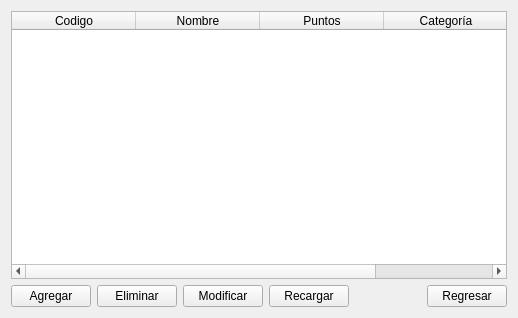
<?xml version="1.0" encoding="UTF-8"?>
<ui version="4.0">
 <class>Menu</class>
 <widget class="QMainWindow" name="Menu">
  <property name="geometry">
   <rect>
    <x>0</x>
    <y>0</y>
    <width>518</width>
    <height>318</height>
   </rect>
  </property>
  <property name="windowTitle">
   <string>Menu</string>
  </property>
  <widget class="QWidget" name="centralWidget">
   <layout class="QVBoxLayout" name="verticalLayout">
    <item>
     <widget class="QTableWidget" name="Tabla_Preguntas">
      <attribute name="horizontalHeaderDefaultSectionSize">
       <number>124</number>
      </attribute>
      <attribute name="horizontalHeaderStretchLastSection">
       <bool>true</bool>
      </attribute>
      <column>
       <property name="text">
        <string>Codigo</string>
       </property>
      </column>
      <column>
       <property name="text">
        <string>Nombre</string>
       </property>
      </column>
      <column>
       <property name="text">
        <string>Puntos</string>
       </property>
      </column>
      <column>
       <property name="text">
        <string>Categoría</string>
       </property>
      </column>
     </widget>
    </item>
    <item>
     <layout class="QHBoxLayout" name="horizontalLayout_2">
      <item>
       <layout class="QHBoxLayout" name="horizontalLayout">
        <item>
         <widget class="QPushButton" name="B_Agregar">
          <property name="text">
           <string>Agregar</string>
          </property>
         </widget>
        </item>
        <item>
         <widget class="QPushButton" name="B_Eliminar">
          <property name="text">
           <string>Eliminar</string>
          </property>
         </widget>
        </item>
        <item>
         <widget class="QPushButton" name="B_Modificar">
          <property name="text">
           <string>Modificar</string>
          </property>
         </widget>
        </item>
       </layout>
      </item>
      <item>
       <widget class="QPushButton" name="B_Recargar">
        <property name="text">
         <string>Recargar</string>
        </property>
       </widget>
      </item>
      <item>
       <spacer name="horizontalSpacer">
        <property name="orientation">
         <enum>Qt::Horizontal</enum>
        </property>
        <property name="sizeHint" stdset="0">
         <size>
          <width>40</width>
          <height>20</height>
         </size>
        </property>
       </spacer>
      </item>
      <item>
       <widget class="QPushButton" name="B_Regresar">
        <property name="text">
         <string>Regresar</string>
        </property>
       </widget>
      </item>
     </layout>
    </item>
   </layout>
  </widget>
 </widget>
 <layoutdefault spacing="6" margin="11"/>
 <resources/>
 <connections/>
</ui>
